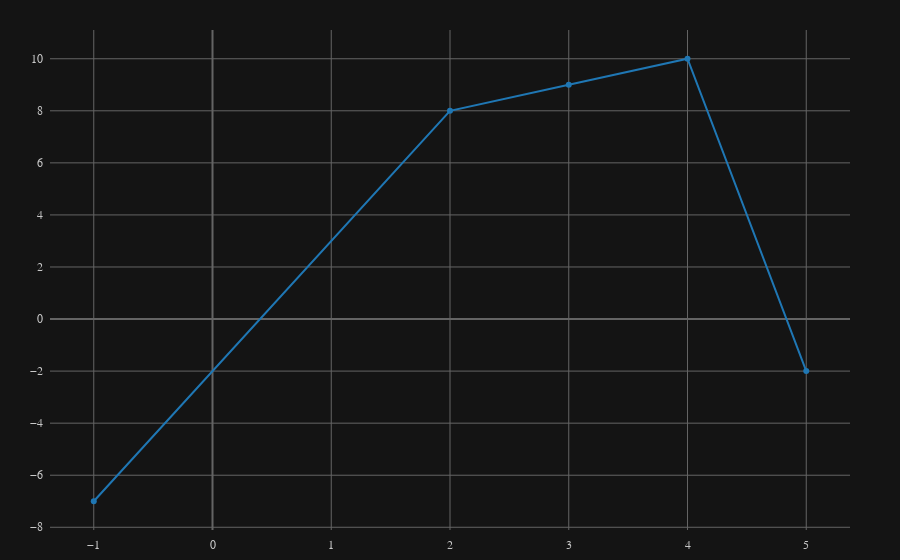

Here is the notebook cell this chart was saved with:
### Code cell
import plotly.io as pio
import plotly.graph_objects as go
import json

# Define a custom template
custom_template = go.layout.Template(
    layout=go.Layout(
        paper_bgcolor="rgba(20, 20, 20, 1.0)",  # Transparent background
        plot_bgcolor="rgba(20, 20, 20, 1.0)",   # Transparent plot area
        font=dict(
            family="JetBrains Mono",  # Set all text to JetBrains Mono
            color="rgb(200, 200, 200)"  # Text color
        ),
        
        xaxis=dict(
            showgrid=True,  # Show gridlines
            gridcolor="rgb(100, 100, 100)",  # Gridline color
            gridwidth=1,  # Gridline width
            zeroline=True,  # Show zeroline
            zerolinecolor="rgb(100, 100, 100)",  # Zeroline color
            zerolinewidth=2,  # Zeroline width
            ticklabelstandoff=6,
        ),
        
        yaxis=dict(
            showgrid=True,  # Show gridlines
            gridcolor="rgb(100, 100, 100)",  # Gridline color
            gridwidth=1,  # Gridline width
            zeroline=True,  # Show zeroline
            zerolinecolor="rgb(100, 100, 100)",  # Zeroline color
            zerolinewidth=2,  # Zeroline width
            ticklabelstandoff=6,
        ),
        
        margin=dict(l=50, r=50, t=50, b=50),  # Set margins
    )
)  

# Set the default template globally
pio.templates["my_custom_template"] = custom_template
pio.templates.default = "my_custom_template"

# Now, all new figures will use this template
fig = go.Figure()
fig.add_trace(go.Scatter(
    x = [-1, 2, 3, 4, 5],
    y = [-7, 8, 9, 10, -2],
)
)
fig.show()

# Save template to a JSON file
with open("custom_template.json", "w") as f:
    json.dump(custom_template.to_plotly_json(), f)

### Figure 1 — Plotly figure (JSON) as saved in the notebook; plotly's stock layout.template omitted (floating-point values rounded to 4 significant figures)
{"data": [{"type": "scatter", "x": [-1, 2, 3, 4, 5], "y": [-7, 8, 9, 10, -2]}], "layout": {}}
